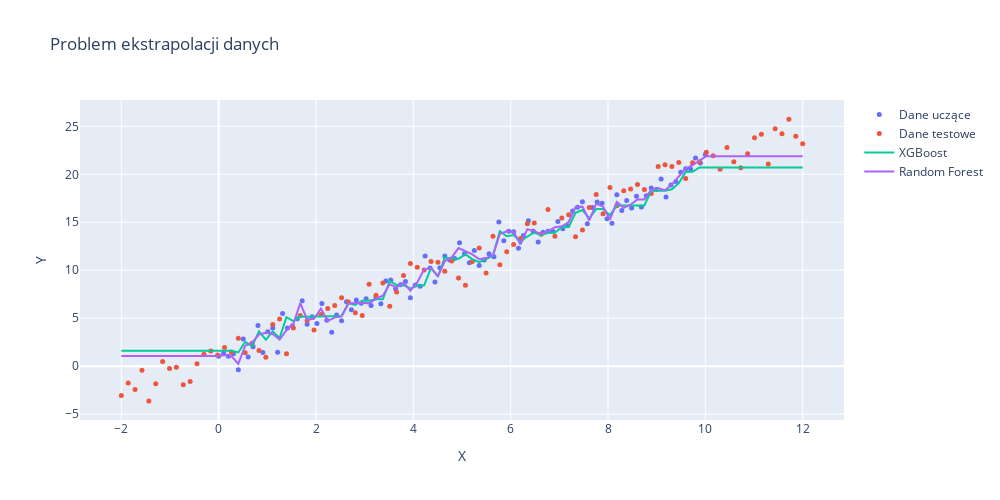

The notebook cell saved with this chart:
### Code cell
from sklearn.ensemble import RandomForestRegressor
clf = xgb.XGBRegressor (n_estimators = 10)
clf.fit(df_learn['x'], df_learn['y'])
xgb_predictions = clf.predict(df_test['x'])

clf = RandomForestRegressor(n_estimators=10)

clf.fit(df_learn[['x']], df_learn[['y']])
rf_predictions = clf.predict(df_test[['x']])

fig=go.Figure()

fig.add_trace(go.Scatter(
    x = df_learn['x'],
    y = df_learn['y'],
    name = 'Dane uczące',
    mode = 'markers',
    marker=dict(size=5)
))

fig.add_trace(go.Scatter(
    x = df_test['x'],
    y = df_test['y'],
    name = 'Dane testowe',
    mode = 'markers',
    marker=dict(size=5)
))

fig.add_trace(go.Line(
    x = df_test['x'],
    y = xgb_predictions,
    name = 'XGBoost',
))

fig.add_trace(go.Line(
    x = df_test['x'],
    y = rf_predictions,
    name = 'Random Forest',
))

fig.update_layout(title='Problem ekstrapolacji danych', height=500, width=1000, xaxis_title="X", yaxis_title="Y")

fig.show()
